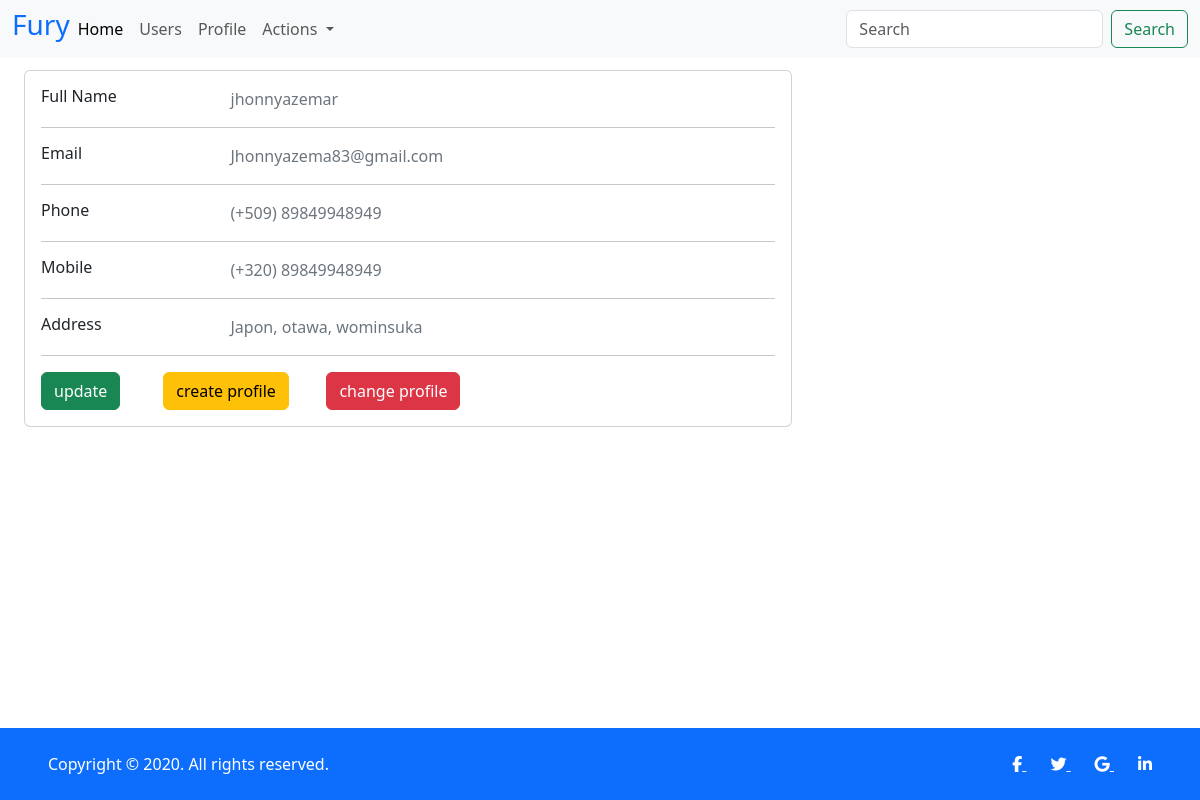
The page /user/users_searching/jhonnyazemar on the database its author committed.
### user/models.py (models this page shows, shortened)
class Profile(models.Model):
    phonenumber = models.IntegerField(
        unique=True, null=False, validators=[validate_slug])
    proffession = models.CharField(max_length=200)
    address = models.CharField(max_length=200)
    updated_at = models.DateTimeField(auto_now_add=True)
    author = models.ForeignKey(User, on_delete=models.CASCADE)

### user/views.py (the view)
@require_GET
def users_by_username(request, username):
    users = userProfile.objects.filter(  # pylint: disable=no-member
        author__username__icontains=username).all()
    if len(users) > 0:
        try:
            context = {"users": users}
            return render(request, "user/users_searching.html", context)
        except Exception as error:
            return HttpResponse({"error": error})
    return HttpResponse({"error ": "sorry no user exists by that username"})

### user/templates/user/users_searching.html (shortened to what this page needs)
{% extends 'blog/base.html' %}
{% block content %}
  <div class="m-4" >
    {% if users %}
      {% for userdata in users %}
        <div class="col-md-8">
            <div class="card mb-3">
                <div class="card-body">
                    <div class="row">
                        <div class="col-sm-3">
                            <h6 class="mb-0">Full Name</h6>
                        </div>
                        <div class="col-sm-9 text-secondary">
                            {{userdata.author.username}}
                        </div>
                    </div>
                    <hr>
                    <div class="row">
                        <div class="col-sm-3">
                            <h6 class="mb-0">Email</h6>
                        </div>
                        <div class="col-sm-9 text-secondary">
                            {{ userdata.author.email }}
                        </div>
                    </div>
                    <hr>
                    <div class="row">
                        <div class="col-sm-3">
                            <h6 class="mb-0">Phone</h6>
                        </div>
                        <div class="col-sm-9 text-secondary">
                            (+509) {{ userdata.phonenumber }}
                        </div>
                    </div>
                    <hr>
                    <div class="row">
                        <div class="col-sm-3">
                            <h6 class="mb-0">Mobile</h6>
                        </div>
                        <div class="col-sm-9 text-secondary">
                            (+320) {{ userdata.phonenumber }}
                        </div>
                    </div>
                    <hr>
                    <div class="row">
                        <div class="col-sm-3">
                            <h6 class="mb-0">Address</h6>
                        </div>
                        <div class="col-sm-9 text-secondary">
                            {{ userdata.address }}
                        </div>
                    </div>
                    <hr>
                    <div class="col-sm-8 d-flex">
                        <div class="col-sm-3">
                            <a class="btn btn-success " target="__blank" href="{% url 'updateprofile'  %}">update</a>
                        </div>
                        <div class="col-sm-4">
                            <a class="btn btn-warning " target="__blank" href="{% url 'createprofile'  %}">create profile</a>
                        </div>
                        <div class="col-sm-4">
                            <a class="btn btn-danger " target="__blank" href="{% url 'change_password'  %}">change profile</a>
                        </div>
                    </div>
                </div>
            </div>
        </div>
      {% endfor %}
    {% else %}
    <div class="d-flex justify-content-center" >
        <h4>No users matches the search</h4>
    </div>
    {% endif %}
  </div>
{% endblock content %}

### rows shown on the page
Profile: author.username "jhonnyazemar", author.email "Jhonnyazema83@gmail.com", phonenumber "89849948949", address "Japon, otawa, wominsuka"
